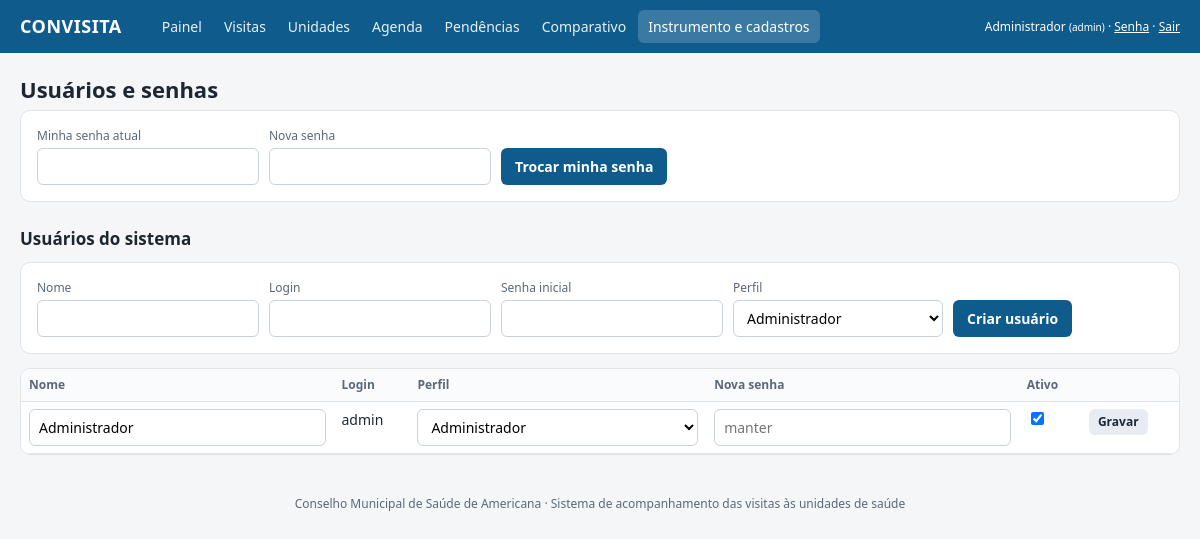
The page /usuarios.php (signed in) on the database its author committed.
### tables this page shows
CREATE TABLE usuario (
  id          SMALLINT UNSIGNED AUTO_INCREMENT PRIMARY KEY,
  nome        VARCHAR(150) NOT NULL,
  login       VARCHAR(60)  NOT NULL UNIQUE,
  senha_hash  VARCHAR(255) NOT NULL,
  perfil      ENUM('admin','conselheiro','consulta') NOT NULL DEFAULT 'consulta',
  ativo       TINYINT(1) NOT NULL DEFAULT 1
);

### inc/base.php (called while the page is built, shortened)
<?php
function cfg(string $k)
{
    static $c = null;
    if ($c === null) $c = require __DIR__ . '/../config.php';
    return $c[$k] ?? null;
}
function db(): PDO
{
    static $pdo = null;
    if ($pdo === null) {
        $dsn = sprintf('mysql:host=%s;port=%d;dbname=%s;charset=utf8mb4', cfg('db_host'), cfg('db_porta'), cfg('db_nome'));
        try {
            $pdo = new PDO($dsn, cfg('db_usuario'), cfg('db_senha'), [
                PDO::ATTR_ERRMODE => PDO::ERRMODE_EXCEPTION,
                PDO::ATTR_DEFAULT_FETCH_MODE => PDO::FETCH_ASSOC,
                PDO::ATTR_EMULATE_PREPARES => false,
            ]);
        } catch (PDOException $ex) {
            http_response_code(500);
            echo '<p style="font-family:sans-serif">Não foi possível conectar ao banco <b>' . e((string)cfg('db_nome'))
               . '</b>. Verifique se o MySQL do XAMPP está ligado e se o banco foi instalado '
               . '(<a href="instalar.php">instalar.php</a>).</p>';
            exit;
        }
    }
    return $pdo;
}
function consulta(string $sql, array $p = []): array
{
    $st = db()->prepare($sql);
    $st->execute($p);
    return $st->fetchAll();
}
function e($s): string { return htmlspecialchars((string)($s ?? ''), ENT_QUOTES, 'UTF-8'); }
function usuario(): ?array { return $_SESSION['usuario'] ?? null; }
function e_admin(): bool { return (usuario()['perfil'] ?? '') === 'admin'; }

### usuarios.php (the view, shortened to what this page needs)
<?php
require __DIR__ . '/inc/base.php';
$perfis = ['admin' => 'Administrador', 'conselheiro' => 'Conselheiro (lança visitas)', 'consulta' => 'Consulta'];
$titulo = 'Usuários'; $menu = 'cadastros';
require __DIR__ . '/inc/topo.php';
?>
<h1>Usuários e senhas</h1>
<form method="post" class="cartao filtros"><?= csrf() ?><input type="hidden" name="acao" value="minha_senha">
  <div><label>Minha senha atual</label><input type="password" name="atual" required></div>
  <div><label>Nova senha</label><input type="password" name="nova" required></div>
  <div><button class="btn">Trocar minha senha</button></div>
</form>
<?php if (e_admin()): ?>
<h2>Usuários do sistema</h2>
<form method="post" class="cartao filtros"><?= csrf() ?>
  <div><label>Nome</label><input type="text" name="nome" required></div><div><label>Login</label><input type="text" name="login" required></div>
  <div><label>Senha inicial</label><input type="password" name="senha" required></div>
  <div><label>Perfil</label><select name="perfil"><?php foreach ($perfis as $k => $r): ?><option value="<?= $k ?>"><?= e($r) ?></option><?php endforeach; ?></select></div>
  <div><button class="btn">Criar usuário</button></div>
</form>
<div class="tabela"><table><tr><th>Nome</th><th>Login</th><th>Perfil</th><th>Nova senha</th><th>Ativo</th><th></th></tr>
<?php foreach (consulta('SELECT * FROM usuario ORDER BY nome') as $u): ?>
  <tr>
    <td><input form="f<?= $u['id'] ?>" type="text" name="nome" value="<?= e($u['nome']) ?>"></td><td><?= e($u['login']) ?></td>
    <td><select form="f<?= $u['id'] ?>" name="perfil"><?php foreach ($perfis as $k => $r): ?><option value="<?= $k ?>" <?= $u['perfil'] === $k ? 'selected' : '' ?>><?= e($r) ?></option><?php endforeach; ?></select></td>
    <td><input form="f<?= $u['id'] ?>" type="password" name="senha" placeholder="manter"></td>
    <td><input form="f<?= $u['id'] ?>" type="checkbox" name="ativo" value="1" <?= $u['ativo'] ? 'checked' : '' ?>></td>
    <td><button form="f<?= $u['id'] ?>" class="btn peq sec">Gravar</button></td></tr>
<?php endforeach; ?>
</table></div>
<?php endif; ?>
<?php require __DIR__ . '/inc/rodape.php';

### inc/topo.php (shortened to what this page needs)
<?php
$usuTopo = usuario();
$itensMenu = [
    'painel' => ['index.php', 'Painel'],
    'visitas' => ['visitas.php', 'Visitas'],
    'unidades' => ['unidades.php', 'Unidades'],
    'agenda' => ['agenda.php', 'Agenda'],
    'pendencias' => ['pendencias.php', 'Pendências'],
    'comparativo' => ['comparativo.php', 'Comparativo'],
    'cadastros' => ['instrumento.php', 'Instrumento e cadastros'],
];
?><!doctype html>
<html lang="pt-BR">
<head>
<link rel="stylesheet" href="assets/estilo.css">
</head>
<body>
<header class="topo">
  <div class="marca"><b>CONVISITA</b><span><?= e(cfg('titulo')) ?></span></div>
  <?php if ($usuTopo): ?>
  <nav>
    <?php foreach ($itensMenu as $k => [$href, $rot]): ?>
      <a href="<?= $href ?>" class="<?= ($menu ?? '') === $k ? 'ativo' : '' ?>"><?= e($rot) ?></a>
    <?php endforeach; ?>
  </nav>
  <div class="usuario"><?= e($usuTopo['nome']) ?> <small>(<?= e($usuTopo['perfil']) ?>)</small> · <a href="usuarios.php">Senha</a> · <a href="sair.php">Sair</a></div>
  <?php endif; ?>
</header>
<main>

### inc/rodape.php (shortened to what this page needs)
</main>
<footer class="rodape">Conselho Municipal de Saúde de Americana · Sistema de acompanhamento das visitas às unidades de saúde</footer>
</body>
</html>

### assets/estilo.css (style rules this page uses)
:root { --fundo:#f4f6f8; --cartao:#fff; --texto:#1d2733; --suave:#5b6878; --linha:#dfe4ea; --primaria:#0f5c8c; --primaria-esc:#0a4468; --verde:#2e8b57; --verde-f:#e3f3ea; --amarelo:#c99400; --amarelo-f:#fff4d1; --vermelho:#c0392b; --vermelho-f:#fbe4e1; --cinza:#8a96a3; --cinza-f:#eceff2; }
* { box-sizing:border-box }
body { margin:0;font:14px/1.5 "Segoe UI",Roboto,Arial,sans-serif;color:var(--texto);background:var(--fundo) }
a { color:var(--primaria) }
.topo { display:flex;flex-wrap:wrap;align-items:center;gap:8px 20px;background:var(--primaria);color:#fff;padding:10px 20px }
.topo .marca b { font-size:18px;letter-spacing:.5px;margin-right:10px }
.topo nav { display:flex;flex-wrap:wrap;gap:2px;flex:1 }
.topo nav a { color:#fff;text-decoration:none;padding:6px 10px;border-radius:6px;opacity:.9 }
.topo nav a:hover,.topo nav a.ativo { background:rgba(255,255,255,.18);opacity:1 }
.topo .usuario { font-size:12px }
.topo .usuario a { color:#fff }
main { max-width:1280px;margin:0 auto;padding:20px }
.rodape { text-align:center;color:var(--suave);font-size:12px;padding:20px }
h1 { font-size:22px;margin:0 0 4px }
h2 { font-size:17px;margin:24px 0 10px }
.cartao { background:var(--cartao);border:1px solid var(--linha);border-radius:10px;padding:16px;margin-bottom:16px }
table { width:100%;border-collapse:collapse;background:var(--cartao) }
th,td { padding:7px 8px;border-bottom:1px solid var(--linha);text-align:left;vertical-align:top }
th { font-size:12px;color:var(--suave);font-weight:600;background:#fafbfc;position:sticky;top:0 }
.tabela { overflow-x:auto;border:1px solid var(--linha);border-radius:10px }
.tabela table { border:0 }
.filtros { display:flex;flex-wrap:wrap;gap:10px;align-items:end;margin-bottom:14px }
label { display:block;font-size:12px;color:var(--suave);margin-bottom:3px }
input[type=text],input[type=date],input[type=number],input[type=password],select,textarea { width:100%;padding:7px 9px;border:1px solid #c9d1da;border-radius:6px;font:inherit;background:#fff }
.filtros > div { min-width:160px }
.btn { display:inline-block;border:0;background:var(--primaria);color:#fff;padding:8px 14px;border-radius:6px;cursor:pointer; text-decoration:none;font:inherit;font-weight:600 }
.btn.sec { background:#e6ecf2;color:var(--texto) }
.btn.peq { padding:4px 9px;font-size:12px }

### rows shown on the page
usuario: nome "Administrador", login "admin", perfil "Administrador", ativo "☑"

### other values the page prints
$rot "Painel"
$rot "Visitas"
$rot "Unidades"
$rot "Agenda"
$rot "Pendências"
$rot "Comparativo"
$rot "Instrumento e cadastros"
$usuTopo['nome'] "Administrador"
$usuTopo['perfil'] "admin"
form field perfil "Administrador"
